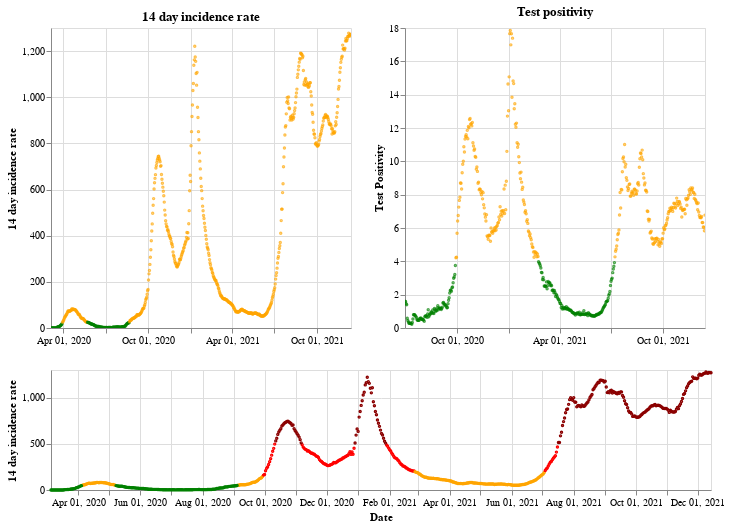

The notebook cell saved with this chart:
### Markdown cell above
## Northern Ireland

### Code cell
plot_traffic_light('Northern Ireland')

### Figure 1 — Vega-Lite specification as saved in the notebook (floating-point values rounded to 4 significant figures; data arrays with more than 128 entries replaced by an {"elided": "..."} marker saying what was removed)
{"config": {"view": {"continuousWidth": 400, "continuousHeight": 300}}, "vconcat": [{"hconcat": [{"mark": {"type": "point", "size": 2}, "encoding": {"color": {"condition": {"value": "green", "test": "(datum.twoWeeklyCasesRate <= 25)"}, "value": "orange"}, "tooltip": [{"type": "nominal", "field": "areaName"}, {"type": "temporal", "field": "date"}, {"type": "quantitative", "field": "twoWeeklyCasesRate"}, {"type": "quantitative", "field": "testPositivity"}], "x": {"type": "temporal", "axis": {"title": ""}, "field": "date", "scale": {"domain": {"selection": "DateBrush"}}, "timeUnit": "yearmonthdate"}, "y": {"type": "quantitative", "axis": {"title": "14 day incidence rate"}, "field": "twoWeeklyCasesRate"}}, "title": "14 day incidence rate", "width": 300}, {"mark": {"type": "point", "size": 2}, "encoding": {"color": {"condition": {"value": "green", "test": "(datum.testPositivity <= 4)"}, "value": "orange"}, "tooltip": [{"type": "nominal", "field": "areaName"}, {"type": "temporal", "field": "date"}, {"type": "quantitative", "field": "twoWeeklyCasesRate"}, {"type": "quantitative", "field": "testPositivity"}], "x": {"type": "temporal", "axis": {"title": ""}, "field": "date", "scale": {"domain": {"selection": "DateBrush"}}, "timeUnit": "yearmonthdate"}, "y": {"type": "quantitative", "axis": {"title": "Test Positivity"}, "field": "testPositivity"}}, "title": "Test positivity", "width": 300}]}, {"layer": [{"mark": {"type": "point", "size": 2}, "encoding": {"color": {"condition": {"value": "orange", "test": "(((datum.testPositivity < 4) && (datum.twoWeeklyCasesRate >= 50)) && (datum.twoWeeklyCasesRate < 200))"}, "value": "red"}, "opacity": {"condition": {"value": 1, "test": "((datum.twoWeeklyCasesRate >= 50) && (datum.twoWeeklyCasesRate < 500))"}, "value": 0}, "tooltip": [{"type": "nominal", "field": "areaName"}, {"type": "temporal", "field": "date"}, {"type": "quantitative", "field": "twoWeeklyCasesRate"}, {"type": "quantitative", "field": "testPositivity"}], "x": {"type": "temporal", "axis": {"title": "Date"}, "field": "date", "timeUnit": "yearmonthdate"}, "y": {"type": "quantitative", "axis": {"title": "14 day incidence rate"}, "field": "twoWeeklyCasesRate"}}, "selection": {"DateBrush": {"type": "interval", "encodings": ["x"], "fields": ["Time"]}}}, {"mark": {"type": "point", "size": 2}, "encoding": {"color": {"value": "darkred"}, "opacity": {"condition": {"value": 1, "test": "(datum.twoWeeklyCasesRate >= 500)"}, "value": 0}, "tooltip": [{"type": "nominal", "field": "areaName"}, {"type": "temporal", "field": "date"}, {"type": "quantitative", "field": "twoWeeklyCasesRate"}, {"type": "quantitative", "field": "testPositivity"}], "x": {"type": "temporal", "axis": {"title": "Date"}, "field": "date", "timeUnit": "yearmonthdate"}, "y": {"type": "quantitative", "axis": {"title": "14 day incidence rate"}, "field": "twoWeeklyCasesRate"}}}, {"mark": {"type": "point", "size": 2}, "encoding": {"color": {"condition": {"value": "green", "test": "((datum.testPositivity < 4) && (datum.twoWeeklyCasesRate < 50))"}, "value": "orange"}, "opacity": {"condition": {"value": 1, "test": "(datum.twoWeeklyCasesRate < 50)"}, "value": 0}, "tooltip": [{"type": "nominal", "field": "areaName"}, {"type": "temporal", "field": "date"}, {"type": "quantitative", "field": "twoWeeklyCasesRate"}, {"type": "quantitative", "field": "testPositivity"}], "x": {"type": "temporal", "axis": {"title": "Date"}, "field": "date", "timeUnit": "yearmonthdate"}, "y": {"type": "quantitative", "axis": {"title": "14 day incidence rate"}, "field": "twoWeeklyCasesRate"}}}], "height": 120, "width": 660}], "data": {"name": "data-73307c9e54ffd334babe22befe825cf1"}, "$schema": "https://vega.github.io/schema/vega-lite/v4.8.1.json", "datasets": {"data-73307c9e54ffd334babe22befe825cf1": {"elided": "650 records"}}}
